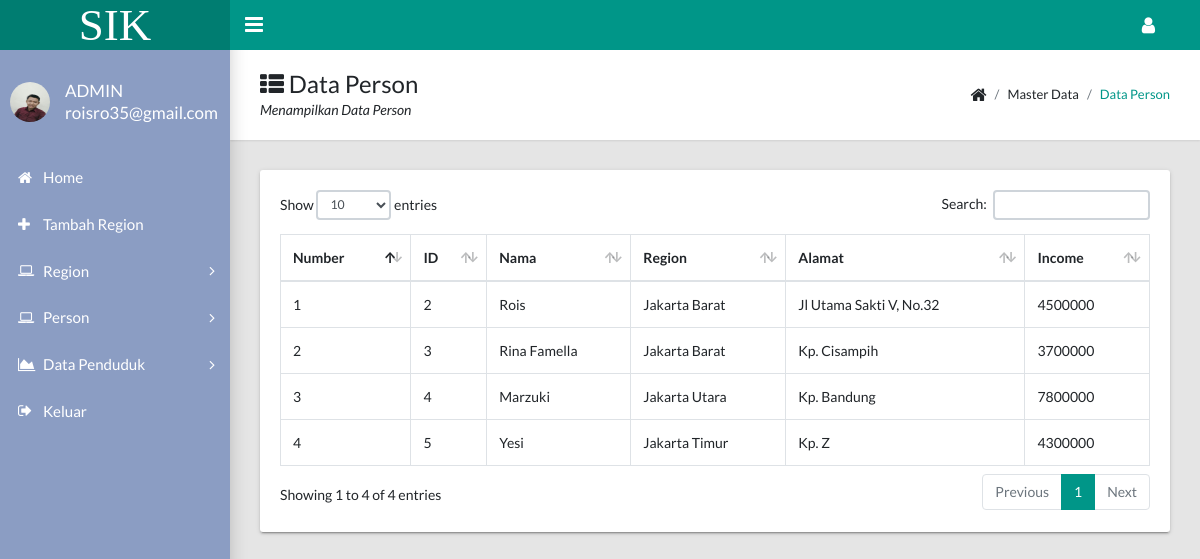
The page /semua-daerah.php (signed in) on the database its author committed.
### tables this page shows
CREATE TABLE `person` (
  `id` int(3) NOT NULL,
  `name` varchar(30) NOT NULL,
  `id_region` int(3) NOT NULL,
  `address` varchar(75) NOT NULL,
  `income` float NOT NULL,
  `create_at` datetime NOT NULL
);

CREATE TABLE `regions` (
  `id_region` int(3) NOT NULL,
  `nama` varchar(30) NOT NULL,
  `create_at` datetime NOT NULL
);

### semua-daerah.php (the view, shortened to what this page needs)
<?php include "include/koneksi.php";?>
<!DOCTYPE html>
<html lang="en">
  <?php include "include/head.php";?>
  <body class="app sidebar-mini rtl">
    <?php include "include/header.php";?>
    <?php include "include/sidebar.php";?>
    <main class="app-content">
      <div class="app-title">
        <div>
          <h1><i class="fa fa-th-list"></i> Data Person</h1>
          <p>Menampilkan Data Person</p>
        </div>
        <ul class="app-breadcrumb breadcrumb side">
          <li class="breadcrumb-item"><i class="fa fa-home fa-lg"></i></li>
          <li class="breadcrumb-item">Master Data</li>
          <li class="breadcrumb-item active"><a href="#">Data Person</a></li>
        </ul>
      </div>
      <div class="row">
        <div class="col-md-12">
          <div class="tile">
            <div class="tile-body">
              <table class="table table-hover table-bordered" id="sampleTable">
                <thead>
                  <tr>
					<th>Number</th>
					<th>ID</th>
                    <th>Nama</th>
					<th>Region</th>
                    <th>Alamat</th>
					<th>Income</th>
                  </tr>
                </thead>
                <tbody>
                <?php
                $query=$koneksi->query("select * from person, regions where person.id_region=regions.id_region");
				$no=1;
				while($data=$query->fetch_assoc()){
				?>
                  <tr>
					<td><?=$no;?></td>
				    <td><?=$data['id'];?></td>
                    <td><?=$data['name'];?></td>
					<td><?=$data['nama'];?></td>
					<td><?=$data['address'];?></td>
					<td><?=$data['income'];?></td>
                  </tr>
                  <?php $no++; } ?>
                </tbody>
              </table>
            </div>
          </div>
        </div>
      </div>
    </main>
  </body>
</html>

### rows shown on the page
person: id "2", name "Rois", id_region.nama "Jakarta Barat", address "Jl Utama Sakti V, No.32", income "4500000"
person: id "3", name "Rina Famella", id_region.nama "Jakarta Barat", address "Kp. Cisampih", income "3700000"
person: id "4", name "Marzuki", id_region.nama "Jakarta Utara", address "Kp. Bandung", income "7800000"
person: id "5", name "Yesi", id_region.nama "Jakarta Timur", address "Kp. Z", income "4300000"

### other values the page prints
$_SESSION['email'] "roisro35@gmail.com"
